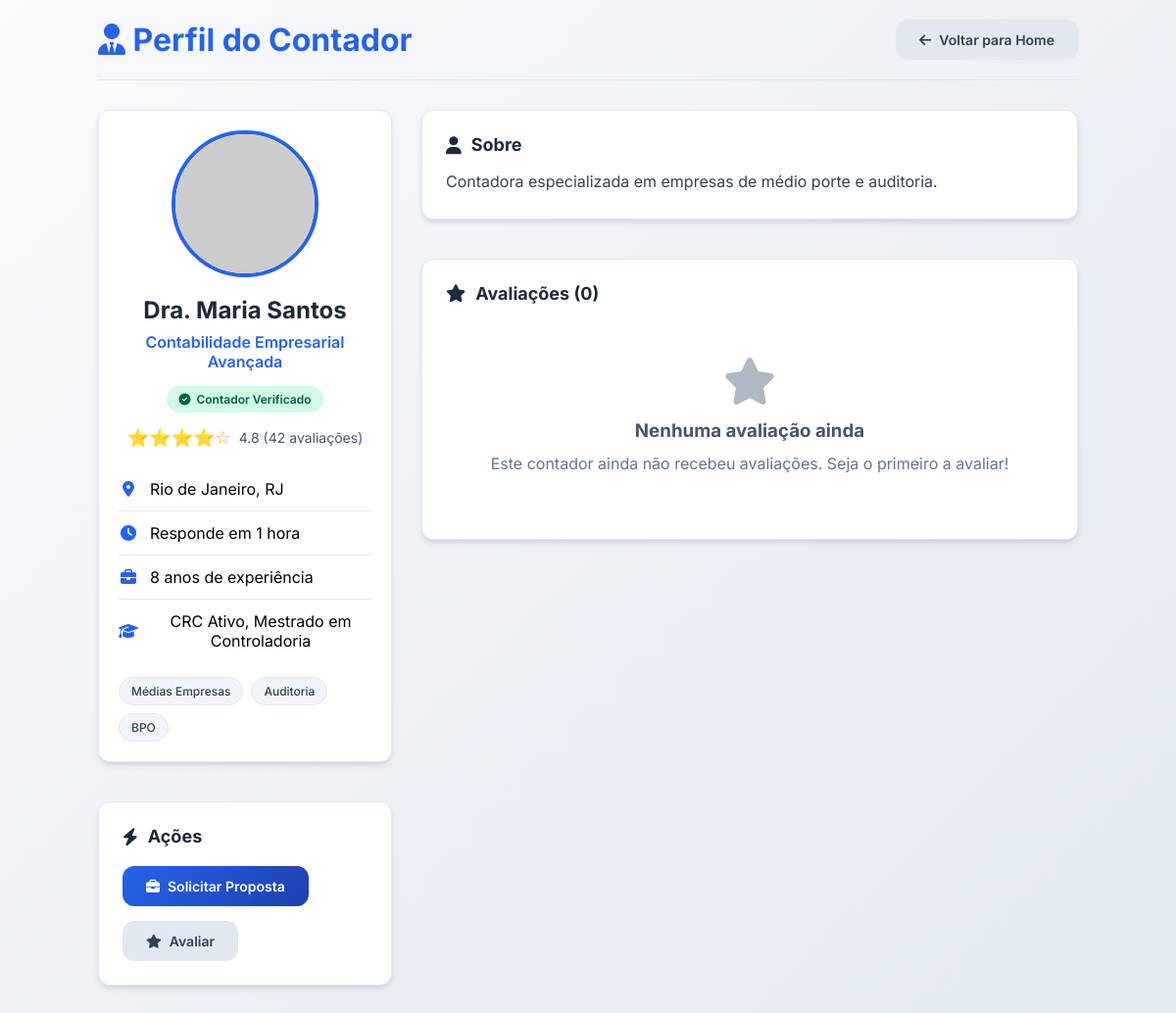
Screenshot of /perfil_contador/2 with the database file from the repository.
### app.py (models this page shows)
class Contador(db.Model):
    id = db.Column(db.Integer, primary_key=True)
    usuario_id = db.Column(db.Integer, db.ForeignKey('usuario.id'), nullable=False)
    nome = db.Column(db.String(100), nullable=False)
    especialidade = db.Column(db.String(200), nullable=False)
    nota = db.Column(db.Float, default=0.0)
    avaliacoes_count = db.Column(db.Integer, default=0)
    foto = db.Column(db.String(300))
    tags = db.Column(db.String(500))  # JSON string
    tempo_resposta = db.Column(db.String(50), default='4 horas')
    localizacao = db.Column(db.String(100))
    descricao = db.Column(db.Text)
    verificado = db.Column(db.Boolean, default=False)
    ativo = db.Column(db.Boolean, default=True)
    experiencia = db.Column(db.String(100))
    formacao = db.Column(db.String(200))
    usuario = db.relationship('Usuario', backref=db.backref('perfil_contador', uselist=False))
    avaliacoes = db.relationship('Avaliacao', backref='contador', lazy=True)
    propostas = db.relationship('Proposta', backref='contador', lazy=True)

### app.py (the view)
@app.route('/perfil_contador/<int:contador_id>')
def perfil_contador(contador_id):
    contador = Contador.query.get_or_404(contador_id)
    avaliacoes = Avaliacao.query.filter_by(contador_id=contador_id)\
        .join(Usuario)\
        .order_by(Avaliacao.data_avaliacao.desc())\
        .all()
    contador_data = {
        "id": contador.id,
        "nome": contador.nome,
        "especialidade": contador.especialidade,
        "nota": contador.nota,
        "avaliacoes_count": contador.avaliacoes_count,
        "foto": contador.foto,
        "tags": json.loads(contador.tags) if contador.tags else [],
        "tempo_resposta": contador.tempo_resposta,
        "localizacao": contador.localizacao,
        "descricao": contador.descricao,
        "verificado": contador.verificado,
        "experiencia": contador.experiencia,
        "formacao": contador.formacao
    }
    return render_template('perfil_contador.html',
                           contador=contador_data,
                           avaliacoes=avaliacoes,
                           usuario_logado='usuario_id' in session)

### templates/perfil_contador.html (shortened to what this page needs)
<!DOCTYPE html>
<html lang="pt-BR">
<head>
    <link rel="stylesheet" href="https://cdnjs.cloudflare.com/ajax/libs/font-awesome/6.4.0/css/all.min.css">
</head>
<body>
    <div class="container">
        <div class="header">
            <h1><i class="fas fa-user-tie"></i> Perfil do Contador</h1>
            <a href="{{ url_for('index') }}" class="btn btn-secondary">
                <i class="fas fa-arrow-left"></i> Voltar para Home
            </a>
        </div>
        <div class="perfil-container">
            <div class="sidebar">
                <div class="card perfil-header">
                    <img src="{{ contador.foto }}" alt="{{ contador.nome }}" class="perfil-avatar">
                    <h1 class="perfil-nome">{{ contador.nome }}</h1>
                    <p class="perfil-especialidade">{{ contador.especialidade }}</p>
                    {% if contador.verificado %}
                    <div class="verificado-badge">
                        <i class="fas fa-check-circle"></i> Contador Verificado
                    </div>
                    {% endif %}
                    <div class="rating">
                        <div class="rating-stars">
                            {{ '⭐' * contador.nota|int }}{{ '☆' * (5 - contador.nota|int) }}
                        </div>
                        <div class="rating-text">
                            {{ "%.1f"|format(contador.nota) }} ({{ contador.avaliacoes_count }} avaliações)
                        </div>
                    </div>
                    <ul class="info-list">
                        <li class="info-item">
                            <i class="fas fa-map-marker-alt"></i>
                            <span>{{ contador.localizacao }}</span>
                        </li>
                        <li class="info-item">
                            <i class="fas fa-clock"></i>
                            <span>Responde em {{ contador.tempo_resposta }}</span>
                        </li>
                        {% if contador.experiencia %}
                        <li class="info-item">
                            <i class="fas fa-briefcase"></i>
                            <span>{{ contador.experiencia }} de experiência</span>
                        </li>
                        {% endif %}
                        {% if contador.formacao %}
                        <li class="info-item">
                            <i class="fas fa-graduation-cap"></i>
                            <span>{{ contador.formacao }}</span>
                        </li>
                        {% endif %}
                    </ul>
                    {% if contador.tags %}
                    <div class="tags-container">
                        {% for tag in contador.tags %}
                        <span class="tag">{{ tag }}</span>
                        {% endfor %}
                    </div>
                    {% endif %}
                </div>
                <div class="card">
                    <h3 class="section-title"><i class="fas fa-bolt"></i> Ações</h3>
                    <div class="acoes-container">
                        {% if usuario_logado %}
                        <button class="btn btn-primary" onclick="abrirModalProposta({{ contador.id }}, '{{ contador.nome }}')">
                            <i class="fas fa-briefcase"></i> Solicitar Proposta
                        </button>
                        <button class="btn btn-secondary" onclick="abrirModalAvaliacao({{ contador.id }}, '{{ contador.nome }}')">
                            <i class="fas fa-star"></i> Avaliar
                        </button>
                        {% else %}
                        <button class="btn btn-primary" onclick="abrirModalLogin()">
                            <i class="fas fa-briefcase"></i> Solicitar Proposta
                        </button>
                        <button class="btn btn-secondary" onclick="abrirModalLogin()">
                            <i class="fas fa-star"></i> Avaliar
                        </button>
                        {% endif %}
                    </div>
                </div>
            </div>
            <div class="main-content">
                <div class="card">
                    <h2 class="section-title"><i class="fas fa-user"></i> Sobre</h2>
                    <p class="descricao">
                        {{ contador.descricao or 'Este contador ainda não adicionou uma descrição sobre seus serviços.' }}
                    </p>
                </div>
                <div class="card">
                    <h2 class="section-title"><i class="fas fa-star"></i> Avaliações ({{ avaliacoes|length }})</h2>
                    {% if avaliacoes %}
                        {% for avaliacao in avaliacoes %}
                        <div class="avaliacao-item">
                            <img src="{{ avaliacao.usuario.foto or 'https://i.pravatar.cc/150?img=0' }}" alt="{{ avaliacao.usuario.nome }}" class="avaliacao-avatar">
                            <div class="avaliacao-content">
                                <div class="avaliacao-header">
                                    <div class="avaliacao-nome">{{ avaliacao.usuario.nome }}</div>
                                    <div class="avaliacao-date">{{ avaliacao.data_avaliacao.strftime('%d/%m/%Y') }}</div>
                                </div>
                                <div class="avaliacao-stars">
                                    {{ '⭐' * avaliacao.nota|int }}{{ '☆' * (5 - avaliacao.nota|int) }}
                                </div>
                                {% if avaliacao.comentario %}
                                <div class="avaliacao-comentario">
                                    "{{ avaliacao.comentario }}"
                                </div>
                                {% endif %}
                            </div>
                        </div>
                        {% endfor %}
                    {% else %}
                        <div class="empty-state">
                            <i class="fas fa-star"></i>
                            <h3>Nenhuma avaliação ainda</h3>
                            <p>Este contador ainda não recebeu avaliações. Seja o primeiro a avaliar!</p>
                        </div>
                    {% endif %}
                </div>
            </div>
        </div>
    </div>
</body>
</html>

### templates/perfil_contador.html (style rules this page uses)
:root { --primary: #2563eb; --primary-dark: #1e40af; --secondary: #64748b; --light: #f8fafc; --dark: #1e293b; --success: #10b981; --warning: #f59e0b; --danger: #ef4444; --gray-100: #f1f5f9; --gray-200: #e2e8f0; --gray-300: #cbd5e1; --gray-400: #94a3b8; --gray-500: #64748b; --gray-600: #475569; --gray-700: #334155; --shadow: 0 4px 6px -1px rgba(0, 0, 0, 0.1), 0 2px 4px -1px rgba(0, 0, 0, 0.06); --shadow-lg: 0 10px 15px -3px rgba(0, 0, 0, 0.1), 0 4px 6px -2px rgba(0, 0, 0, 0.05); --radius: 12px; }
* { margin: 0; padding: 0; box-sizing: border-box; font-family: 'Inter', sans-serif; }
body { background: linear-gradient(135deg, #f8fafc 0%, #e2e8f0 100%); min-height: 100vh; padding: 20px; }
.container { max-width: 1000px; margin: 0 auto; }
.header { display: flex; justify-content: space-between; align-items: center; margin-bottom: 30px; padding-bottom: 20px; border-bottom: 1px solid var(--gray-200); }
.header h1 { color: var(--primary); }
.btn { display: inline-flex; align-items: center; justify-content: center; gap: 8px; padding: 12px 24px; border-radius: var(--radius); font-weight: 600; font-size: 14px; cursor: pointer; transition: all 0.3s ease; border: none; text-decoration: none; }
.btn-primary { background: linear-gradient(135deg, var(--primary) 0%, var(--primary-dark) 100%); color: white; }
.btn-secondary { background: var(--gray-200); color: var(--gray-700); }
.perfil-container { display: grid; grid-template-columns: 300px 1fr; gap: 30px; margin-bottom: 30px; }
.card { background: white; padding: 24px; border-radius: var(--radius); box-shadow: var(--shadow); margin-bottom: 20px; border: 1px solid var(--gray-200); }
.sidebar { display: flex; flex-direction: column; gap: 20px; }
.perfil-header { text-align: center; padding: 20px; }
.perfil-avatar { width: 150px; height: 150px; border-radius: 50%; object-fit: cover; border: 4px solid var(--primary); margin: 0 auto 15px; }
.perfil-nome { font-size: 24px; font-weight: 700; margin-bottom: 8px; color: var(--dark); }
.perfil-especialidade { color: var(--primary); font-weight: 600; margin-bottom: 15px; font-size: 16px; }
.verificado-badge { display: inline-flex; align-items: center; gap: 6px; background: #d1fae5; color: #065f46; padding: 6px 12px; border-radius: 20px; font-size: 12px; font-weight: 600; margin-bottom: 15px; }
.rating { display: flex; align-items: center; justify-content: center; gap: 8px; margin-bottom: 15px; }
.rating-stars { color: var(--warning); font-size: 18px; }
.rating-text { color: var(--gray-600); font-size: 14px; }
.info-list { list-style: none; margin-top: 20px; }
.info-item { display: flex; align-items: center; gap: 12px; padding: 12px 0; border-bottom: 1px solid var(--gray-200); }
.info-item:last-child { border-bottom: none; }
.info-item i { width: 20px; color: var(--primary); }
.tags-container { display: flex; flex-wrap: wrap; gap: 8px; margin-top: 15px; }
.tag { background: var(--gray-100); color: var(--gray-700); padding: 6px 12px; border-radius: 20px; font-size: 12px; font-weight: 500; border: 1px solid var(--gray-200); }
.main-content { display: flex; flex-direction: column; gap: 20px; }
.section-title { font-size: 18px; font-weight: 700; color: var(--dark); margin-bottom: 15px; display: flex; align-items: center; gap: 10px; }
.descricao { line-height: 1.6; color: var(--gray-700); }
.empty-state { text-align: center; padding: 40px 20px; color: var(--gray-500); }
.empty-state i { font-size: 3rem; margin-bottom: 15px; opacity: 0.5; }
.empty-state h3 { margin-bottom: 10px; color: var(--gray-600); }
.empty-state p { line-height: 1.6; }
.acoes-container { display: flex; gap: 15px; margin-top: 20px; flex-wrap: wrap; }

### rows the page displays
Contador: nome "Dra. Maria Santos", especialidade "Contabilidade Empresarial Avançada", nota "⭐⭐⭐⭐", nota "☆", nota "4.8", localizacao "Rio de Janeiro, RJ", tempo_resposta "1 hora", experiencia "8 anos", formacao "CRC Ativo, Mestrado em Controladoria", descricao "Contadora especializada em empresas de médio porte e auditoria."

### other values shown
{{ contador.avaliacoes_count }} "42"
{{ tag }} "Médias Empresas" "Auditoria" "BPO"
{{ avaliacoes|length }} "0"
